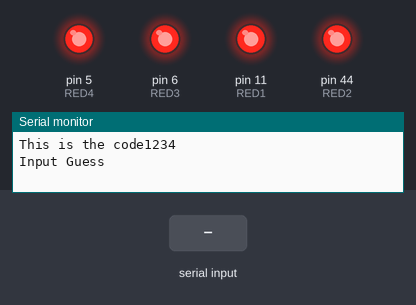
Recording of a program running on a simulated Arduino Mega 2560, built with avr-gcc and run on an emulated ATmega2560. On the bench: output pins drawn as LEDs (lit = HIGH), the last lines printed to the serial monitor. Dashed ring = blinking. The test bench sets the inputs (shaded band).

Above: at 1.2 s.
1.3 s: "30,150\n" received over Serial
At 2.36 s:
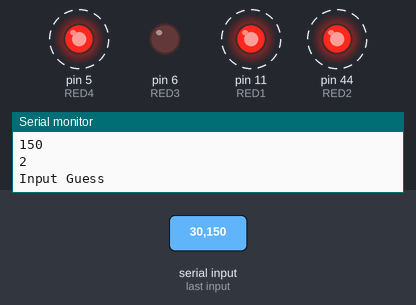
4.3 s: "90,45\n" received over Serial
At 4.69 s:
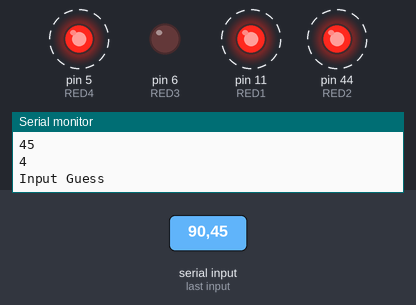
7.3 s: "4\n" received over Serial
10.3 s: "44\n" received over Serial
At 11.5 s:
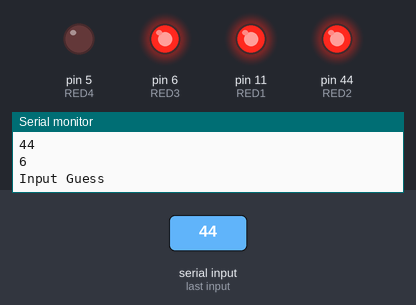
11.8 s: "200\n" received over Serial
At 12.6 s:
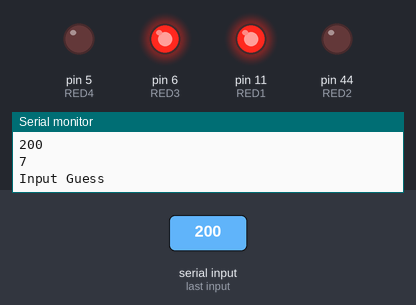
13.3 s: "30,150\n" received over Serial
At 13.7 s:
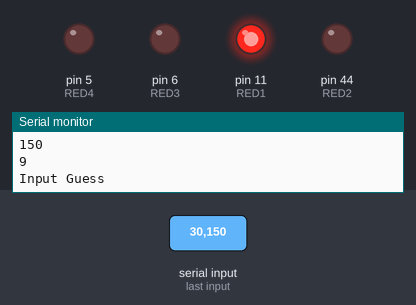
Timing chart, 0 to 15.8 s (numbered marks = the images above; inputs shaded):
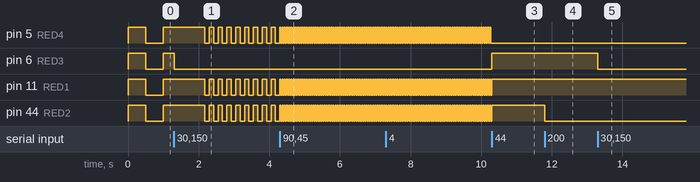

The program:

main.cpp
```cpp
#include <Arduino.h>
#include <Safe.h>
#include <DigitalPin.h>

#define RED1 11
#define RED2 44
#define RED3 6
#define RED4 5
DigitalPin LED[4] = {DigitalPin(RED1), DigitalPin(RED2), DigitalPin(RED3), DigitalPin(RED4)};
int password = 1234;
Safe Pass(password);
// int password = random(10000);
int attempts = 99;
void setup()
{
  Serial.begin(9600);
  randomSeed(analogRead(0));
  noInterrupts();
  for (int x = 0; x < 4; x++)
  {
    LED[x].set_TCCRA(0);
    LED[x].set_TCCRB(0);
    LED[x].set_TCNT(0);
    LED[x].set_OCR(31248);
    LED[x].set_TIMSK(1);
  }
  interrupts();

  // put your setup code here, to run once:
}

void loop()
{
  if(attempts==99){
    Serial.print("This is the code");
    Pass.displayCode();
    Serial.println("Input Guess");
    attempts = 0;

    }

  while (Serial.available() == 4)
  {


    int Val = Serial.parseInt();
    int copy = Pass.getCode();

    Serial.println(Val, DEC);
    int Val4 = Val % 10;
    Val/=10;
    int Val3 = Val % 10;
    Val/=10;
    int Val2 = Val % 10;
    Val/=10;
    int Val1 = Val % 10;
    int password4 = copy % 10;
    copy /= 10;
    int password3 = copy % 10;
    copy /= 10;
    int password2 = copy % 10;
    copy /= 10;
    int password1 = copy % 10;
//Serial.println(Val4);
//Serial.println(password4);

    if (Val4 == password4)
    {
      LED[3].set_TIMSK(0);
      LED[3].Off();
    }
    if (Val3 == password3)
    {
      LED[2].set_TIMSK(0);
      LED[2].Off();
    }
    if (Val2 == password2)
    {
      LED[1].set_TIMSK(0);
      LED[1].Off();
    }

    if (Val1 == password1)
    {
      LED[0].set_TIMSK(0);
      LED[0].Off();
    }

    attempts++;
    Serial.println(attempts);
    for (int i = 0; i < 4; i++)
    {
      LED[i].factor_OCR(2);
    }
    Serial.println("Input Guess");
    if (attempts == 5)
    {
      Serial.println("TOO MANY ATTEMPS");
      for (int k = 0; k < 4; k++)
      {
        LED[k].set_TIMSK(0);
        LED[k].On();
      }
    }
  }
}

ISR(TIMER1_COMPA_vect)
{
  digitalWrite(RED1, !digitalRead(RED1));
}

ISR(TIMER5_COMPA_vect)
{
  digitalWrite(RED2, !digitalRead(RED2));
}

ISR(TIMER4_COMPA_vect)
{
  digitalWrite(RED3, !digitalRead(RED3));
}

ISR(TIMER3_COMPA_vect)
{
  digitalWrite(RED4, !digitalRead(RED4));
}
```

DigitalPin.cpp
```cpp
#include <Arduino.h>
#include "DigitalPin.h"

DigitalPin::DigitalPin(int pin)
{
  pinMode(pin, OUTPUT);
  _pin = pin;
}

void DigitalPin::On()
{
  digitalWrite(_pin, HIGH);
}
void DigitalPin::Off()
{
  digitalWrite(_pin, LOW);
}

void DigitalPin::set_TCCRA(int num)
{
  if (_pin == 11)
  { // timer 1
    TCCR1A = num;
  }
  else if (_pin == 44)
  { // timer 5
    TCCR5A = num;
  }
  else if (_pin == 6)
  { // timer 4
    TCCR4A = num;
  }
  else if (_pin == 5)
  { // timer 3
    TCCR3A = num;
  }
}

void DigitalPin::set_TCCRB(int num)
{
  if (_pin == 11)
  { // timer 1
    TCCR1B = num;
    TCCR1B |= (1 << WGM12);
    TCCR1B |= (1 << CS12);
  }
  else if (_pin == 44)
  { // timer 5
    TCCR5B = num;
    TCCR5B |= (1 << WGM52);
    TCCR5B |= (1 << CS52);
  }
  else if (_pin == 6)
  { // timer 4
    TCCR4B = num;
    TCCR4B |= (1 << WGM42);
    TCCR4B |= (1 << CS42);
  }
  else if (_pin == 5)
  { // timer 3
    TCCR3B = num;
    TCCR3B |= (1 << WGM32);
    TCCR3B |= (1 << CS32) | (0 << CS31) | (0 << CS30);
  }
}
void DigitalPin::set_TCNT(int num)
{
  if (_pin == 11)
  { // timer 1
    TCNT1 = num;
  }
  else if (_pin == 44)
  { // timer 5
    TCNT5 = num;
  }
  else if (_pin == 6)
  { // timer 4
    TCNT4 = num;
  }
  else if (_pin == 5)
  { // timer 3
    TCNT3 = num;
  }
}
void DigitalPin::set_OCR(int num)
{
  if (_pin == 11)
  { // timer 1
    OCR1A = num;
  }
  else if (_pin == 44)
  { // timer 5
    OCR5A = num;
  }
  else if (_pin == 6)
  { // timer 4
    OCR4A = num;
  }
  else if (_pin == 5)
  { // timer 3
    OCR3A = num;
  }
}
void DigitalPin::factor_OCR(int factor)
{
  if (_pin == 11)
  { // timer 1
    OCR1A = OCR1A / factor;
  }
  else if (_pin == 44)
  { // timer 5
    OCR5A = OCR5A / factor;
  }
  else if (_pin == 6)
  { // timer 4
    OCR4A = OCR4A / factor;
  }
  else if (_pin == 5)
  { // timer 3
    OCR3A = OCR3A / factor;
  }
}
void DigitalPin::set_TIMSK(int num)
{
  if (_pin == 11)
  { // timer 1
    if (num == 0)
    {
      TIMSK1 = 0;
    }
    else
    {
      TIMSK1 = 0;
      TIMSK1 |= (1 << OCIE1A);
    }
  }
  else if (_pin == 44)
  { // timer 5
    if (num == 0)
    {
      TIMSK5 = 0;
    }
    else
    {
      TIMSK5 = 0;
      TIMSK5 |= (1 << OCIE5A);
    }
  }
  else if (_pin == 6)
  { // timer 4
    if (num == 0)
    {
      TIMSK4 = 0;
    }
    else
    {
      TIMSK4 = 0;
      TIMSK4 |= (1 << OCIE4A);
    }
  }
  else if (_pin == 5)
  { // timer 3
    if (num == 0)
    {
      TIMSK3 = 0;
    }
    else
    {
      TIMSK3 = 0;
      TIMSK3 |= (1 << OCIE3A);
    }
  }
}
```

DigitalPin.h
```cpp
#ifndef DigitalPin_h
#define DigitalPin_h

#include <Arduino.h>

class DigitalPin
{
  public:
    DigitalPin(int pin);
    void On();
    void Off();
    void set_TCCRA(int num);
    void set_TCCRB(int num);
    void set_TCNT(int num);
    void set_OCR(int num);
    void factor_OCR(int factor);
    void set_TIMSK(int num);
  private:
    int _pin;
};

#endif
```

Safe.cpp
```cpp
#include <Arduino.h>
#include "Safe.h"

Safe::Safe(int code)
{
 _code = code;
}

int Safe::getCode(){
  return _code;
}

void Safe::displayCode(){
  Serial.println(_code);
}
```

Safe.h
```cpp
#ifndef Safe_h
#define Safe_h

#include <Arduino.h>

class Safe
{
  public:
    Safe(int code);
    int getCode();
    void displayCode();

  private:
    int _code;
};

#endif
```

Measured:
- after the input at 1.3 s, pin 5 (RED4), pin 11 (RED1), pin 44 (RED2): alternates HIGH for 0.13 s and LOW for 0.13 s, starting after 0.87 s
- after the input at 4.3 s, pin 5 (RED4), pin 11 (RED1), pin 44 (RED2): alternates HIGH for 0.03 s and LOW for 0.03 s, starting at once
- after the input at 10.3 s, pin 5 (RED4): stops changing and stays LOW; pin 6 (RED3): LOW → HIGH at once; pin 11 (RED1), pin 44 (RED2): goes on until 10.3 s, then stays HIGH
- after the input at 11.8 s, pin 44 (RED2): HIGH → LOW at once
- after the input at 13.3 s, pin 6 (RED3): HIGH → LOW at once
